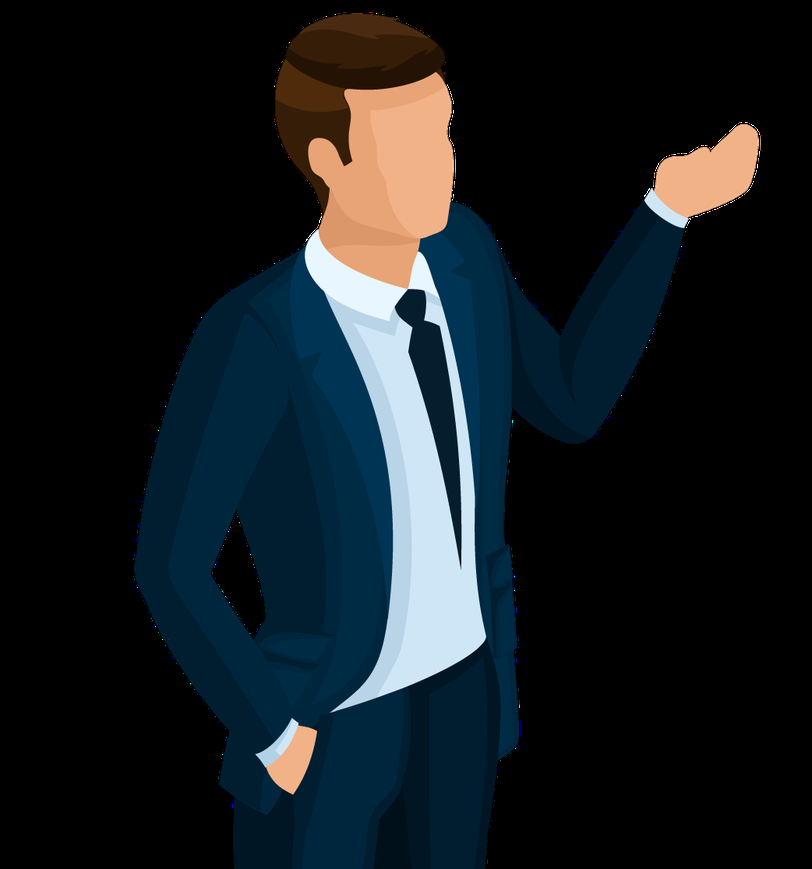
#> input picture opencv/photos/person.png, 812 x 869 px, shrunk from 1042 x 1116 before the run
$ python histogram.py
#> lines starting #> are read from the running program, lines starting #| are printed output that depends on the picture
import cv2 as cv
import matplotlib.pyplot as plt

img = cv.imread('photos/person.png')
#> img is the input picture: shape (869, 812, 3); mean B, G, R 31.8, 27.9, 21.2

gray = cv.cvtColor(img, cv.COLOR_BGR2GRAY)
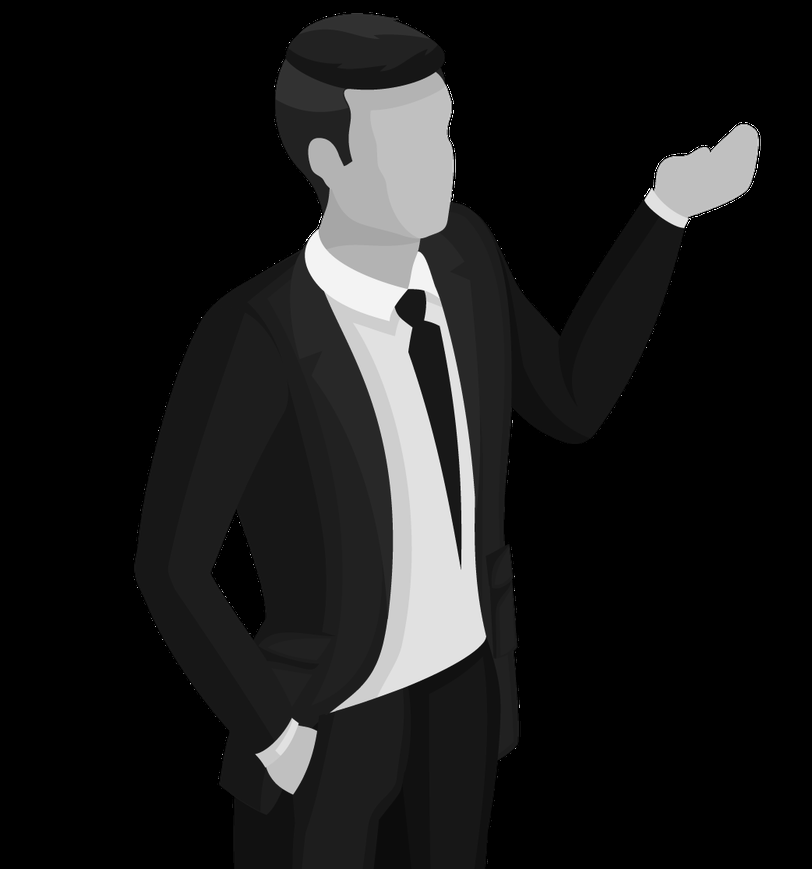
#> gray: shape (869, 812); min 0, max 255, mean 26.3

cv.imshow('grayperson', gray)

gray_hist = cv.calcHist([gray], [0], None, [256], [0, 256])
#> gray_hist = 256 values, max 444408 at index 0, min 3 at index 254, mean 2756.4

plt.figure()
plt.title('gray scale histogram')
plt.xlabel('bins')
plt.ylabel('no of pixels')
plt.plot(gray_hist)
plt.xlim([0, 256])
plt.show()
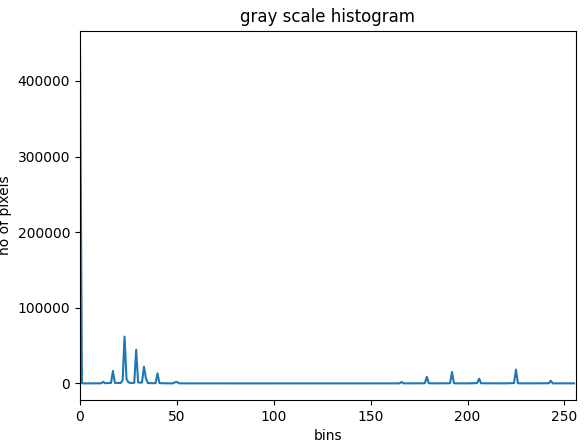
#> figure drawn by matplotlib, 1 panel; curve peaks at x = 0, y = 444408


plt.figure()

cv.waitKey(0)
